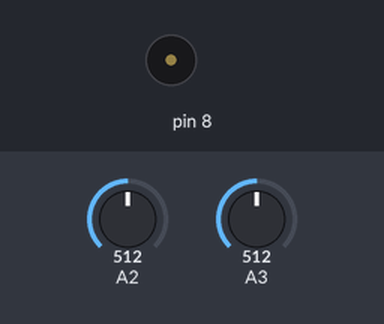
Simulated run of this sketch. Board: Arduino Uno, built with avr-gcc and run on an emulated ATmega328P. Shown: buzzer (waves = sounding). The inputs (shaded band) are chosen by the test bench; at power-on: A2 = 512, A3 = 512. What the sketch prints to the serial monitor is not drawn.

Above: at 1.2 s.
1.3 s: A2 set to 204
3.0 s: A2 set to 182
At 3.5 s:
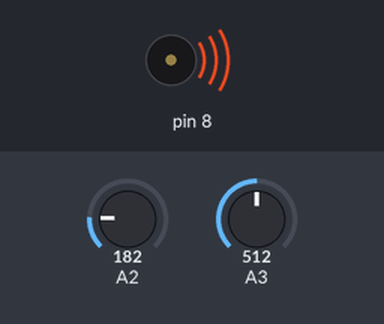
6.0 s: A3 set to 900
At 6.7 s:
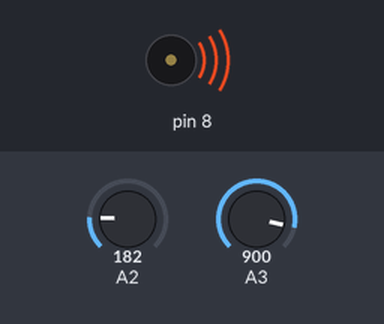
Timing chart, 0 to 8.5 s (numbered marks = the images above; inputs shaded):
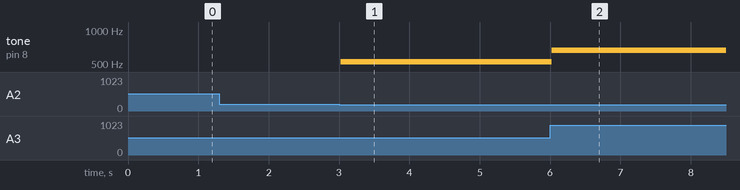

Measured:
- the behaviour switches between 197 and 196 on A2 (found by bisection; images 0 and 1)
- after the input at 1.3 s, every drawn part: stays the same
- after the input at 3.0 s, tone on pin 8: silent → 523 Hz at once
- after the input at 6.0 s, tone on pin 8: 523 Hz → 659 Hz at once

The sketch:

week11_1_arduino_serial_joystick_x_y_to_processing_better.ino
```cpp
//week11-1_arduino_serial_joystick_x_y_to_processing_better
//week10-7_arduino_serial_joystick_x_y_to_processing
//修自week10_5

void setup(){
  Serial.begin(9600);
  pinMode(2, INPUT_PULLUP);
  pinMode(8, OUTPUT);
}
int count = 0, totalX = 0, totalY = 0;
int x0 = 512, y0 = 512;
void loop(){
  delay(30);
  int x = analogRead(A2);
  int y = analogRead(A3);
  if(count<20) {
    totalX += x;
    totalY += y;
    count++;
    x0 = totalX / count;
    y0 = totalY / count;
  }
//Serial.write(x/4);
//Serial.write(y/4);
  if (abs(x-x0) < 15) x = 128; //數值變化太小 直接放中間值128
  else x = (x-x0)/4+128;//有大的數值, 就剪掉中間值, 在除4, 在+1
  if (abs(y-0) < 15) y = 128; //數值變化太小 直接放中間值128
  else y = (y-y0)/4+128;//有大的數值, 就剪掉中間值, 在除4, 在+1
  Serial.write(x);
  Serial.write(y);

  if(x>200) tone(8, 784, 100);
  if(x<50) tone(8, 523, 100);
  if(y>200) tone(8, 659, 100);
  if(y<50) tone(8, 500, 100); //亂寫數字
}
```
